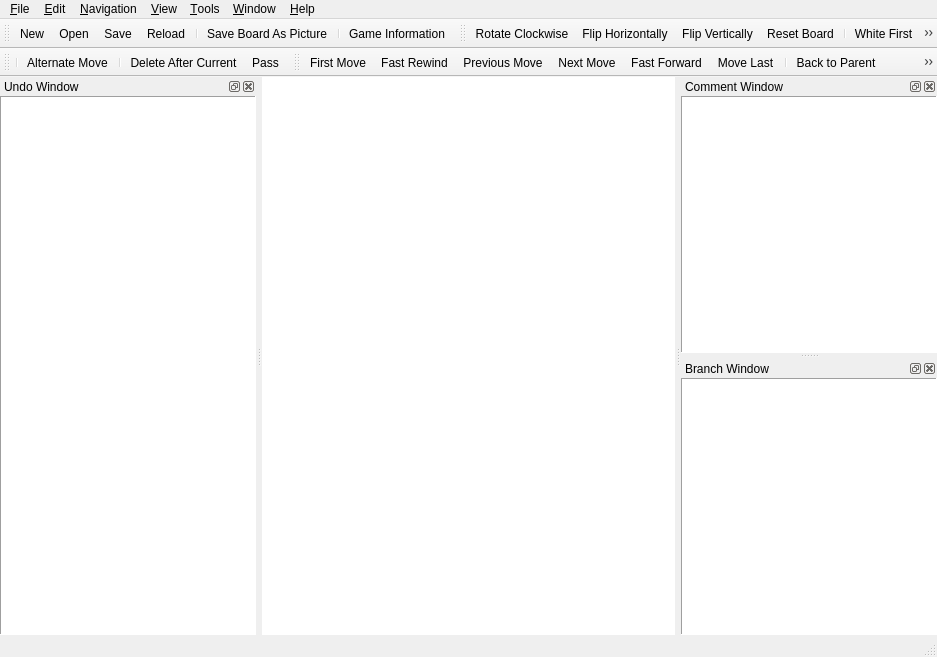
<?xml version="1.0" encoding="UTF-8"?>
<ui version="4.0">
 <class>MainWindow</class>
 <widget class="QMainWindow" name="MainWindow">
  <property name="geometry">
   <rect>
    <x>0</x>
    <y>0</y>
    <width>937</width>
    <height>657</height>
   </rect>
  </property>
  <property name="sizePolicy">
   <sizepolicy hsizetype="Minimum" vsizetype="Preferred">
    <horstretch>0</horstretch>
    <verstretch>0</verstretch>
   </sizepolicy>
  </property>
  <property name="acceptDrops">
   <bool>true</bool>
  </property>
  <property name="windowTitle">
   <string>mugo</string>
  </property>
  <property name="windowIcon">
   <iconset resource="resources.qrc">
    <normaloff>:/pics/mugo.png</normaloff>:/pics/mugo.png</iconset>
  </property>
  <widget class="QWidget" name="centralWidget">
   <property name="styleSheet">
    <string>background-color: rgb(255, 255, 255);</string>
   </property>
   <layout class="QHBoxLayout" name="horizontalLayout_3">
    <property name="margin">
     <number>0</number>
    </property>
    <item>
     <widget class="BoardWidget" name="boardWidget" native="true"/>
    </item>
   </layout>
  </widget>
  <widget class="QMenuBar" name="menuBar">
   <property name="geometry">
    <rect>
     <x>0</x>
     <y>0</y>
     <width>937</width>
     <height>24</height>
    </rect>
   </property>
   <widget class="QMenu" name="menuFile">
    <property name="title">
     <string>&amp;File</string>
    </property>
    <widget class="QMenu" name="menuRecentFiles">
     <property name="title">
      <string>Recent Files</string>
     </property>
    </widget>
    <addaction name="actionNew"/>
    <addaction name="actionOpen"/>
    <addaction name="actionOpenURL"/>
    <addaction name="actionReload"/>
    <addaction name="separator"/>
    <addaction name="actionSave"/>
    <addaction name="actionSaveAs"/>
    <addaction name="actionSaveBoardAsPicture"/>
    <addaction name="actionExportAsciiToClipboard"/>
    <addaction name="separator"/>
    <addaction name="actionPrint"/>
    <addaction name="separator"/>
    <addaction name="menuRecentFiles"/>
    <addaction name="separator"/>
    <addaction name="actionExit"/>
   </widget>
   <widget class="QMenu" name="menuEdit">
    <property name="title">
     <string>&amp;Edit</string>
    </property>
    <widget class="QMenu" name="menuStoneMarkers">
     <property name="title">
      <string>Stone &amp;&amp; &amp;Markers</string>
     </property>
     <addaction name="actionAddBlackStone"/>
     <addaction name="actionAddWhiteStone"/>
     <addaction name="actionAddEmpty"/>
     <addaction name="separator"/>
     <addaction name="actionAddLabel"/>
     <addaction name="actionAddCircle"/>
     <addaction name="actionAddCross"/>
     <addaction name="actionAddSquare"/>
     <addaction name="actionAddTriangle"/>
     <addaction name="actionDeleteMarker"/>
    </widget>
    <widget class="QMenu" name="menuEncoding">
     <property name="title">
      <string>&amp;Encoding</string>
     </property>
     <addaction name="actionEncodingUTF8"/>
     <addaction name="separator"/>
     <addaction name="actionISO8859_1"/>
     <addaction name="actionISO8859_15"/>
     <addaction name="actionWindows_1252"/>
     <addaction name="actionISO8859_14"/>
     <addaction name="actionISO8859_7"/>
     <addaction name="actionWindows_1253"/>
     <addaction name="actionISO8859_10"/>
     <addaction name="actionISO8859_3"/>
     <addaction name="separator"/>
     <addaction name="actionISO8859_4"/>
     <addaction name="actionISO8859_13"/>
     <addaction name="actionWindows_1257"/>
     <addaction name="actionISO8859_2"/>
     <addaction name="actionWindows_1250"/>
     <addaction name="actionISO8859_5"/>
     <addaction name="actionWindows_1251"/>
     <addaction name="actionKoi8_R"/>
     <addaction name="actionKoi8_U"/>
     <addaction name="actionISO8859_16"/>
     <addaction name="separator"/>
     <addaction name="actionISO8859_11"/>
     <addaction name="actionISO8859_9"/>
     <addaction name="actionWindows_1254"/>
     <addaction name="actionWindows_1258"/>
     <addaction name="separator"/>
     <addaction name="actionISO8859_6"/>
     <addaction name="actionWindows_1256"/>
     <addaction name="actionWindows_1255"/>
     <addaction name="actionISO8859_8"/>
     <addaction name="separator"/>
     <addaction name="actionEncodingGB2312"/>
     <addaction name="actionEncodingBig5"/>
     <addaction name="separator"/>
     <addaction name="actionEncodingKorean"/>
     <addaction name="separator"/>
     <addaction name="actionEncodingEucJP"/>
     <addaction name="actionEncodingJIS"/>
     <addaction name="actionEncodingShiftJIS"/>
    </widget>
    <widget class="QMenu" name="menuAnnotation">
     <property name="title">
      <string>&amp;Annotation</string>
     </property>
     <addaction name="actionGoodMove"/>
     <addaction name="actionVeryGoodMove"/>
     <addaction name="actionBadMove"/>
     <addaction name="actionVeryBadMove"/>
     <addaction name="actionDoubtfulMove"/>
     <addaction name="actionInterestingMove"/>
     <addaction name="separator"/>
     <addaction name="actionEven"/>
     <addaction name="actionGoodForBlack"/>
     <addaction name="actionVeryGoodForBlack"/>
     <addaction name="actionGoodForWhite"/>
     <addaction name="actionVeryGoodForWhite"/>
     <addaction name="actionUnclear"/>
     <addaction name="separator"/>
     <addaction name="actionHotspot"/>
    </widget>
    <widget class="QMenu" name="menuEditMoveNumber">
     <property name="title">
      <string>Move &amp;Number</string>
     </property>
     <addaction name="actionSetMoveNumber"/>
     <addaction name="actionUnsetMoveNumber"/>
    </widget>
    <addaction name="separator"/>
    <addaction name="actionCopySGFtoClipboard"/>
    <addaction name="actionCopyCurrentSGFtoClipboard"/>
    <addaction name="actionPasteSGFfromClipboard"/>
    <addaction name="actionPasteSGFasBranchfromClipboard"/>
    <addaction name="separator"/>
    <addaction name="actionGameInformation"/>
    <addaction name="separator"/>
    <addaction name="actionDeleteAfterCurrent"/>
    <addaction name="actionDeleteOnlyCurrent"/>
    <addaction name="actionPass"/>
    <addaction name="separator"/>
    <addaction name="actionAlternateMove"/>
    <addaction name="menuStoneMarkers"/>
    <addaction name="menuAnnotation"/>
    <addaction name="menuEditMoveNumber"/>
    <addaction name="actionEditNodeName"/>
    <addaction name="separator"/>
    <addaction name="actionWhiteFirst"/>
    <addaction name="separator"/>
    <addaction name="actionRotateSgfClockwise"/>
    <addaction name="actionFlipSgfHorizontally"/>
    <addaction name="actionFlipSgfVertically"/>
    <addaction name="separator"/>
    <addaction name="menuEncoding"/>
   </widget>
   <widget class="QMenu" name="menuNavigation">
    <property name="title">
     <string>&amp;Navigation</string>
    </property>
    <addaction name="actionFirstMove"/>
    <addaction name="actionFastRewind"/>
    <addaction name="actionPreviousMove"/>
    <addaction name="actionNextMove"/>
    <addaction name="actionFastForward"/>
    <addaction name="actionMoveLast"/>
    <addaction name="separator"/>
    <addaction name="actionBackToParent"/>
    <addaction name="actionPreviousBranch"/>
    <addaction name="actionNextBranch"/>
    <addaction name="separator"/>
    <addaction name="actionJumpToMoveNumber"/>
    <addaction name="actionJumpToClicked"/>
   </widget>
   <widget class="QMenu" name="menuView">
    <property name="title">
     <string>&amp;View</string>
    </property>
    <widget class="QMenu" name="menuShowMoveNumber">
     <property name="title">
      <string>Move Number</string>
     </property>
     <property name="icon">
      <iconset resource="resources.qrc">
       <normaloff>:/res/showmovenumber.png</normaloff>:/res/showmovenumber.png</iconset>
     </property>
     <addaction name="actionShowMoveNumber"/>
     <addaction name="separator"/>
     <addaction name="actionNoMoveNumber"/>
     <addaction name="actionLast1Move"/>
     <addaction name="actionLast2Moves"/>
     <addaction name="actionLast5Moves"/>
     <addaction name="actionLast10Moves"/>
     <addaction name="actionLast20Moves"/>
     <addaction name="actionLast50Moves"/>
     <addaction name="actionAllMoves"/>
    </widget>
    <addaction name="menuShowMoveNumber"/>
    <addaction name="separator"/>
    <addaction name="actionShowCoordinate"/>
    <addaction name="actionShowCoordinateI"/>
    <addaction name="actionShowMarker"/>
    <addaction name="actionShowBranchMoves"/>
    <addaction name="actionBranchMode"/>
    <addaction name="actionRotateBoardClockwise"/>
    <addaction name="actionFlipBoardHorizontally"/>
    <addaction name="actionFlipBoardVertically"/>
    <addaction name="actionResetBoard"/>
   </widget>
   <widget class="QMenu" name="menuTools">
    <property name="title">
     <string>&amp;Tools</string>
    </property>
    <widget class="QMenu" name="menuLanguage">
     <property name="title">
      <string>&amp;Language</string>
     </property>
     <addaction name="actionLanguageSystemDefault"/>
     <addaction name="actionLanguageEnglish"/>
     <addaction name="actionLanguageJapanese"/>
    </widget>
    <addaction name="actionCountTerritory"/>
    <addaction name="actionPlayWithGnugo"/>
    <addaction name="separator"/>
    <addaction name="actionTutorBossSides"/>
    <addaction name="actionTutorOneSide"/>
    <addaction name="separator"/>
    <addaction name="actionPlaySound"/>
    <addaction name="separator"/>
    <addaction name="action19x19Board"/>
    <addaction name="action13x13Board"/>
    <addaction name="action9x9Board"/>
    <addaction name="actionCustomBoardSize"/>
    <addaction name="separator"/>
    <addaction name="menuLanguage"/>
    <addaction name="actionOptions"/>
   </widget>
   <widget class="QMenu" name="menuHelp">
    <property name="title">
     <string>&amp;Help</string>
    </property>
    <addaction name="actionAbout"/>
    <addaction name="actionAboutQT"/>
   </widget>
   <widget class="QMenu" name="menuWindow">
    <property name="title">
     <string>&amp;Window</string>
    </property>
    <widget class="QMenu" name="menuToolbars">
     <property name="title">
      <string>Toolbars</string>
     </property>
     <addaction name="actionMainToolbar"/>
     <addaction name="actionEditToolbar"/>
     <addaction name="actionNavigationToolbar"/>
     <addaction name="actionOptionToolbar"/>
    </widget>
    <addaction name="menuToolbars"/>
   </widget>
   <addaction name="menuFile"/>
   <addaction name="menuEdit"/>
   <addaction name="menuNavigation"/>
   <addaction name="menuView"/>
   <addaction name="menuTools"/>
   <addaction name="menuWindow"/>
   <addaction name="menuHelp"/>
  </widget>
  <widget class="QToolBar" name="mainToolBar">
   <property name="iconSize">
    <size>
     <width>18</width>
     <height>18</height>
    </size>
   </property>
   <attribute name="toolBarArea">
    <enum>TopToolBarArea</enum>
   </attribute>
   <attribute name="toolBarBreak">
    <bool>false</bool>
   </attribute>
   <addaction name="actionNew"/>
   <addaction name="actionOpen"/>
   <addaction name="actionSave"/>
   <addaction name="actionReload"/>
   <addaction name="separator"/>
   <addaction name="actionSaveBoardAsPicture"/>
   <addaction name="separator"/>
   <addaction name="actionGameInformation"/>
  </widget>
  <widget class="QToolBar" name="optionToolBar">
   <property name="windowTitle">
    <string>toolBar</string>
   </property>
   <property name="iconSize">
    <size>
     <width>18</width>
     <height>18</height>
    </size>
   </property>
   <attribute name="toolBarArea">
    <enum>TopToolBarArea</enum>
   </attribute>
   <attribute name="toolBarBreak">
    <bool>false</bool>
   </attribute>
   <addaction name="actionRotateBoardClockwise"/>
   <addaction name="actionFlipBoardHorizontally"/>
   <addaction name="actionFlipBoardVertically"/>
   <addaction name="actionResetBoard"/>
   <addaction name="separator"/>
   <addaction name="actionWhiteFirst"/>
   <addaction name="separator"/>
   <addaction name="actionBranchMode"/>
  </widget>
  <widget class="QToolBar" name="editToolBar">
   <property name="windowTitle">
    <string>toolBar</string>
   </property>
   <property name="iconSize">
    <size>
     <width>18</width>
     <height>18</height>
    </size>
   </property>
   <attribute name="toolBarArea">
    <enum>TopToolBarArea</enum>
   </attribute>
   <attribute name="toolBarBreak">
    <bool>true</bool>
   </attribute>
   <addaction name="separator"/>
   <addaction name="actionAlternateMove"/>
   <addaction name="separator"/>
   <addaction name="actionDeleteAfterCurrent"/>
   <addaction name="actionPass"/>
  </widget>
  <widget class="QToolBar" name="navigationToolBar">
   <property name="windowTitle">
    <string>toolBar</string>
   </property>
   <property name="iconSize">
    <size>
     <width>18</width>
     <height>18</height>
    </size>
   </property>
   <attribute name="toolBarArea">
    <enum>TopToolBarArea</enum>
   </attribute>
   <attribute name="toolBarBreak">
    <bool>false</bool>
   </attribute>
   <addaction name="actionFirstMove"/>
   <addaction name="actionFastRewind"/>
   <addaction name="actionPreviousMove"/>
   <addaction name="actionNextMove"/>
   <addaction name="actionFastForward"/>
   <addaction name="actionMoveLast"/>
   <addaction name="separator"/>
   <addaction name="actionBackToParent"/>
   <addaction name="actionPreviousBranch"/>
   <addaction name="actionNextBranch"/>
   <addaction name="separator"/>
   <addaction name="actionJumpToMoveNumber"/>
   <addaction name="actionJumpToClicked"/>
  </widget>
  <widget class="QStatusBar" name="statusBar"/>
  <widget class="QDockWidget" name="commentDockWidget">
   <property name="windowTitle">
    <string>Comment Window</string>
   </property>
   <attribute name="dockWidgetArea">
    <number>2</number>
   </attribute>
   <widget class="QWidget" name="commentDockWidgetContents">
    <layout class="QHBoxLayout" name="horizontalLayout">
     <property name="margin">
      <number>0</number>
     </property>
     <item>
      <widget class="QPlainTextEdit" name="commentWidget">
       <property name="frameShape">
        <enum>QFrame::Panel</enum>
       </property>
      </widget>
     </item>
    </layout>
   </widget>
  </widget>
  <widget class="QDockWidget" name="branchDockWidget">
   <property name="windowTitle">
    <string>Branch Window</string>
   </property>
   <attribute name="dockWidgetArea">
    <number>2</number>
   </attribute>
   <widget class="QWidget" name="branchDockWidgetContents">
    <layout class="QHBoxLayout" name="horizontalLayout_4">
     <property name="margin">
      <number>0</number>
     </property>
     <item>
      <widget class="QTreeWidget" name="branchWidget">
       <property name="frameShape">
        <enum>QFrame::Panel</enum>
       </property>
       <property name="indentation">
        <number>15</number>
       </property>
       <property name="columnCount">
        <number>1</number>
       </property>
       <attribute name="headerVisible">
        <bool>false</bool>
       </attribute>
       <column>
        <property name="text">
         <string>1</string>
        </property>
       </column>
      </widget>
     </item>
    </layout>
   </widget>
  </widget>
  <widget class="QDockWidget" name="undoDockWidget">
   <property name="sizePolicy">
    <sizepolicy hsizetype="Preferred" vsizetype="Preferred">
     <horstretch>0</horstretch>
     <verstretch>0</verstretch>
    </sizepolicy>
   </property>
   <property name="floating">
    <bool>false</bool>
   </property>
   <property name="windowTitle">
    <string>Undo Window</string>
   </property>
   <attribute name="dockWidgetArea">
    <number>1</number>
   </attribute>
   <widget class="QWidget" name="dockWidgetContents">
    <layout class="QHBoxLayout" name="horizontalLayout_2">
     <property name="margin">
      <number>0</number>
     </property>
     <item>
      <widget class="QUndoView" name="undoView">
       <property name="frameShape">
        <enum>QFrame::Panel</enum>
       </property>
      </widget>
     </item>
    </layout>
   </widget>
  </widget>
  <action name="actionNew">
   <property name="icon">
    <iconset resource="resources.qrc">
     <normaloff>:/res/filenew.png</normaloff>:/res/filenew.png</iconset>
   </property>
   <property name="text">
    <string>&amp;New</string>
   </property>
   <property name="shortcut">
    <string>Ctrl+N</string>
   </property>
  </action>
  <action name="actionOpen">
   <property name="icon">
    <iconset resource="resources.qrc">
     <normaloff>:/res/fileopen.png</normaloff>:/res/fileopen.png</iconset>
   </property>
   <property name="text">
    <string>&amp;Open...</string>
   </property>
   <property name="shortcut">
    <string>Ctrl+O</string>
   </property>
  </action>
  <action name="actionOpenURL">
   <property name="text">
    <string>Open &amp;URL...</string>
   </property>
  </action>
  <action name="actionReload">
   <property name="icon">
    <iconset resource="resources.qrc">
     <normaloff>:/res/reload.png</normaloff>:/res/reload.png</iconset>
   </property>
   <property name="text">
    <string>&amp;Reload</string>
   </property>
  </action>
  <action name="actionSave">
   <property name="icon">
    <iconset resource="resources.qrc">
     <normaloff>:/res/filesave.png</normaloff>:/res/filesave.png</iconset>
   </property>
   <property name="text">
    <string>&amp;Save</string>
   </property>
   <property name="shortcut">
    <string>Ctrl+S</string>
   </property>
  </action>
  <action name="actionSaveAs">
   <property name="text">
    <string>Save &amp;As...</string>
   </property>
  </action>
  <action name="actionSaveBoardAsPicture">
   <property name="icon">
    <iconset resource="resources.qrc">
     <normaloff>:/res/saveimage.png</normaloff>:/res/saveimage.png</iconset>
   </property>
   <property name="text">
    <string>Save &amp;Board As Picture</string>
   </property>
  </action>
  <action name="actionExit">
   <property name="text">
    <string>E&amp;xit</string>
   </property>
  </action>
  <action name="actionCopySGFtoClipboard">
   <property name="text">
    <string>Copy SGF to Clipboard</string>
   </property>
  </action>
  <action name="actionCopyCurrentSGFtoClipboard">
   <property name="text">
    <string>Copy Current SGF to Clipboard</string>
   </property>
  </action>
  <action name="actionPasteSGFfromClipboard">
   <property name="text">
    <string>Paste SGF from Clipboard</string>
   </property>
  </action>
  <action name="actionPasteSGFasBranchfromClipboard">
   <property name="text">
    <string>Paste SGF as Branch from Clipboard</string>
   </property>
  </action>
  <action name="actionGameInformation">
   <property name="icon">
    <iconset resource="resources.qrc">
     <normaloff>:/res/gameinfo.png</normaloff>:/res/gameinfo.png</iconset>
   </property>
   <property name="text">
    <string>Game &amp;Information</string>
   </property>
  </action>
  <action name="actionDeleteAfterCurrent">
   <property name="icon">
    <iconset resource="resources.qrc">
     <normaloff>:/res/remove.png</normaloff>:/res/remove.png</iconset>
   </property>
   <property name="text">
    <string>&amp;Delete After Current</string>
   </property>
  </action>
  <action name="actionPass">
   <property name="icon">
    <iconset resource="resources.qrc">
     <normaloff>:/res/pass.png</normaloff>:/res/pass.png</iconset>
   </property>
   <property name="text">
    <string>&amp;Pass</string>
   </property>
  </action>
  <action name="actionEditNodeName">
   <property name="text">
    <string>Edit Node Name</string>
   </property>
  </action>
  <action name="actionAlternateMove">
   <property name="checkable">
    <bool>true</bool>
   </property>
   <property name="icon">
    <iconset resource="resources.qrc">
     <normaloff>:/res/movealternate.png</normaloff>:/res/movealternate.png</iconset>
   </property>
   <property name="text">
    <string>Alternate Move</string>
   </property>
  </action>
  <action name="actionAddBlackStone">
   <property name="checkable">
    <bool>true</bool>
   </property>
   <property name="icon">
    <iconset resource="resources.qrc">
     <normaloff>:/res/black_64.png</normaloff>:/res/black_64.png</iconset>
   </property>
   <property name="text">
    <string>Add Black Stone</string>
   </property>
  </action>
  <action name="actionAddWhiteStone">
   <property name="checkable">
    <bool>true</bool>
   </property>
   <property name="icon">
    <iconset resource="resources.qrc">
     <normaloff>:/res/white_64.png</normaloff>:/res/white_64.png</iconset>
   </property>
   <property name="text">
    <string>Add White Stone</string>
   </property>
  </action>
  <action name="actionAddEmpty">
   <property name="checkable">
    <bool>true</bool>
   </property>
   <property name="icon">
    <iconset resource="resources.qrc">
     <normaloff>:/res/empty.png</normaloff>:/res/empty.png</iconset>
   </property>
   <property name="text">
    <string>Add Empty</string>
   </property>
  </action>
  <action name="actionAddLabel">
   <property name="checkable">
    <bool>true</bool>
   </property>
   <property name="icon">
    <iconset resource="resources.qrc">
     <normaloff>:/res/text.png</normaloff>:/res/text.png</iconset>
   </property>
   <property name="text">
    <string>Add Label</string>
   </property>
  </action>
  <action name="actionAddCircle">
   <property name="checkable">
    <bool>true</bool>
   </property>
   <property name="icon">
    <iconset resource="resources.qrc">
     <normaloff>:/res/circle.png</normaloff>:/res/circle.png</iconset>
   </property>
   <property name="text">
    <string>Add Circle</string>
   </property>
  </action>
  <action name="actionAddCross">
   <property name="checkable">
    <bool>true</bool>
   </property>
   <property name="icon">
    <iconset resource="resources.qrc">
     <normaloff>:/res/cross.png</normaloff>:/res/cross.png</iconset>
   </property>
   <property name="text">
    <string>Add Cross</string>
   </property>
  </action>
  <action name="actionAddSquare">
   <property name="checkable">
    <bool>true</bool>
   </property>
   <property name="icon">
    <iconset resource="resources.qrc">
     <normaloff>:/res/square.png</normaloff>:/res/square.png</iconset>
   </property>
   <property name="text">
    <string>Add Square</string>
   </property>
  </action>
  <action name="actionAddTriangle">
   <property name="checkable">
    <bool>true</bool>
   </property>
   <property name="icon">
    <iconset resource="resources.qrc">
     <normaloff>:/res/triangle.png</normaloff>:/res/triangle.png</iconset>
   </property>
   <property name="text">
    <string>Add Triangle</string>
   </property>
  </action>
  <action name="actionDeleteMarker">
   <property name="checkable">
    <bool>true</bool>
   </property>
   <property name="icon">
    <iconset resource="resources.qrc">
     <normaloff>:/res/rubbereraser.png</normaloff>:/res/rubbereraser.png</iconset>
   </property>
   <property name="text">
    <string>Delete Marker</string>
   </property>
  </action>
  <action name="actionGoodMove">
   <property name="checkable">
    <bool>true</bool>
   </property>
   <property name="text">
    <string>Good Move</string>
   </property>
  </action>
  <action name="actionVeryGoodMove">
   <property name="checkable">
    <bool>true</bool>
   </property>
   <property name="text">
    <string>Very Good Move</string>
   </property>
  </action>
  <action name="actionBadMove">
   <property name="checkable">
    <bool>true</bool>
   </property>
   <property name="text">
    <string>Bad Move</string>
   </property>
  </action>
  <action name="actionVeryBadMove">
   <property name="checkable">
    <bool>true</bool>
   </property>
   <property name="text">
    <string>Very Bad Move</string>
   </property>
  </action>
  <action name="actionDoubtfulMove">
   <property name="checkable">
    <bool>true</bool>
   </property>
   <property name="text">
    <string>Doubtful Move</string>
   </property>
  </action>
  <action name="actionEven">
   <property name="checkable">
    <bool>true</bool>
   </property>
   <property name="text">
    <string>Even</string>
   </property>
  </action>
  <action name="actionGoodForBlack">
   <property name="checkable">
    <bool>true</bool>
   </property>
   <property name="text">
    <string>Good for Black</string>
   </property>
  </action>
  <action name="actionVeryGoodForBlack">
   <property name="checkable">
    <bool>true</bool>
   </property>
   <property name="text">
    <string>Very Good for Black</string>
   </property>
  </action>
  <action name="actionGoodForWhite">
   <property name="checkable">
    <bool>true</bool>
   </property>
   <property name="text">
    <string>Good for White</string>
   </property>
  </action>
  <action name="actionVeryGoodForWhite">
   <property name="checkable">
    <bool>true</bool>
   </property>
   <property name="text">
    <string>Very Good for White</string>
   </property>
  </action>
  <action name="actionUnclear">
   <property name="checkable">
    <bool>true</bool>
   </property>
   <property name="text">
    <string>Unclear</string>
   </property>
  </action>
  <action name="actionHotspot">
   <property name="checkable">
    <bool>true</bool>
   </property>
   <property name="text">
    <string>Hotspot</string>
   </property>
  </action>
  <action name="actionInterestingMove">
   <property name="checkable">
    <bool>true</bool>
   </property>
   <property name="text">
    <string>Interesting Move</string>
   </property>
  </action>
  <action name="actionRotateSgfClockwise">
   <property name="icon">
    <iconset resource="resources.qrc">
     <normaloff>:/res/rotateright.png</normaloff>:/res/rotateright.png</iconset>
   </property>
   <property name="text">
    <string>Rotate SGF &amp;Clockwise</string>
   </property>
  </action>
  <action name="actionFlipSgfHorizontally">
   <property name="icon">
    <iconset resource="resources.qrc">
     <normaloff>:/res/fliphorizontally.png</normaloff>:/res/fliphorizontally.png</iconset>
   </property>
   <property name="text">
    <string>Flip SGF &amp;Horizontally</string>
   </property>
  </action>
  <action name="actionFlipSgfVertically">
   <property name="icon">
    <iconset resource="resources.qrc">
     <normaloff>:/res/flipvertically.png</normaloff>:/res/flipvertically.png</iconset>
   </property>
   <property name="text">
    <string>Flip SGF &amp;Vertically</string>
   </property>
  </action>
  <action name="actionJumpToMoveNumber">
   <property name="icon">
    <iconset resource="resources.qrc">
     <normaloff>:/res/jumptonumber.png</normaloff>:/res/jumptonumber.png</iconset>
   </property>
   <property name="text">
    <string>Jump To Move Number</string>
   </property>
  </action>
  <action name="actionJumpToClicked">
   <property name="checkable">
    <bool>true</bool>
   </property>
   <property name="icon">
    <iconset resource="resources.qrc">
     <normaloff>:/res/jumptoclicked.png</normaloff>:/res/jumptoclicked.png</iconset>
   </property>
   <property name="text">
    <string>Jump To Clicked</string>
   </property>
  </action>
  <action name="actionSetMoveNumber">
   <property name="text">
    <string>Set Move Number</string>
   </property>
  </action>
  <action name="actionUnsetMoveNumber">
   <property name="text">
    <string>Unset Move Number</string>
   </property>
  </action>
  <action name="actionWhiteFirst">
   <property name="checkable">
    <bool>true</bool>
   </property>
   <property name="icon">
    <iconset resource="resources.qrc">
     <normaloff>:/res/whitefirst.png</normaloff>:/res/whitefirst.png</iconset>
   </property>
   <property name="text">
    <string>&amp;White First</string>
   </property>
  </action>
  <action name="actionEncodingUTF8">
   <property name="checkable">
    <bool>true</bool>
   </property>
   <property name="checked">
    <bool>true</bool>
   </property>
   <property name="text">
    <string>UTF-8</string>
   </property>
  </action>
  <action name="actionEncodingShiftJIS">
   <property name="checkable">
    <bool>true</bool>
   </property>
   <property name="text">
    <string>Japanese (Shift_JIS)</string>
   </property>
  </action>
  <action name="actionEncodingJIS">
   <property name="checkable">
    <bool>true</bool>
   </property>
   <property name="text">
    <string>Japanese (JIS)</string>
   </property>
  </action>
  <action name="actionEncodingEucJP">
   <property name="checkable">
    <bool>true</bool>
   </property>
   <property name="text">
    <string>Japanese (EUC)</string>
   </property>
  </action>
  <action name="actionEncodingKorean">
   <property name="checkable">
    <bool>true</bool>
   </property>
   <property name="text">
    <string>Korean (EUC-KR)</string>
   </property>
  </action>
  <action name="actionKoi8_R">
   <property name="checkable">
    <bool>true</bool>
   </property>
   <property name="text">
    <string>Cyrillic (KOI8-R)</string>
   </property>
  </action>
  <action name="actionKoi8_U">
   <property name="checkable">
    <bool>true</bool>
   </property>
   <property name="text">
    <string>Cyrillic/Ukrainian (KOI8-U)</string>
   </property>
  </action>
  <action name="actionWindows_1250">
   <property name="checkable">
    <bool>true</bool>
   </property>
   <property name="text">
    <string>Central European (Windows-1250)</string>
   </property>
  </action>
  <action name="actionWindows_1251">
   <property name="checkable">
    <bool>true</bool>
   </property>
   <property name="text">
    <string>Cyrillic (Windows-1251)</string>
   </property>
  </action>
  <action name="actionWindows_1252">
   <property name="checkable">
    <bool>true</bool>
   </property>
   <property name="text">
    <string>Western (Windows-1252)</string>
   </property>
  </action>
  <action name="actionWindows_1253">
   <property name="checkable">
    <bool>true</bool>
   </property>
   <property name="text">
    <string>Greek (Windows-1253)</string>
   </property>
  </action>
  <action name="actionWindows_1254">
   <property name="checkable">
    <bool>true</bool>
   </property>
   <property name="text">
    <string>Turkish (Windows-1254)</string>
   </property>
  </action>
  <action name="actionWindows_1255">
   <property name="checkable">
    <bool>true</bool>
   </property>
   <property name="text">
    <string>Hebrew (Windows-1255)</string>
   </property>
  </action>
  <action name="actionWindows_1256">
   <property name="checkable">
    <bool>true</bool>
   </property>
   <property name="text">
    <string>Arabic (Windows-1256)</string>
   </property>
  </action>
  <action name="actionWindows_1257">
   <property name="checkable">
    <bool>true</bool>
   </property>
   <property name="text">
    <string>Baltic (Windows-1257)</string>
   </property>
  </action>
  <action name="actionWindows_1258">
   <property name="checkable">
    <bool>true</bool>
   </property>
   <property name="text">
    <string>Vietnamese (Windows-1258)</string>
   </property>
  </action>
  <action name="actionISO8859_1">
   <property name="checkable">
    <bool>true</bool>
   </property>
   <property name="text">
    <string>Western (ISO-8859-1)</string>
   </property>
  </action>
  <action name="actionISO8859_2">
   <property name="checkable">
    <bool>true</bool>
   </property>
   <property name="text">
    <string>Central European (ISO-8859-2)</string>
   </property>
  </action>
  <action name="actionISO8859_3">
   <property name="checkable">
    <bool>true</bool>
   </property>
   <property name="text">
    <string>South European (ISO-8859-3)</string>
   </property>
  </action>
  <action name="actionISO8859_4">
   <property name="checkable">
    <bool>true</bool>
   </property>
   <property name="text">
    <string>Baltic (ISO-8859-4)</string>
   </property>
  </action>
  <action name="actionISO8859_5">
   <property name="checkable">
    <bool>true</bool>
   </property>
   <property name="text">
    <string>Cyrillic (ISO-8859-5)</string>
   </property>
  </action>
  <action name="actionISO8859_6">
   <property name="checkable">
    <bool>true</bool>
   </property>
   <property name="text">
    <string>Arabic (ISO-8859-6)</string>
   </property>
  </action>
  <action name="actionISO8859_7">
   <property name="checkable">
    <bool>true</bool>
   </property>
   <property name="text">
    <string>Greek (ISO-8859-7)</string>
   </property>
  </action>
  <action name="actionISO8859_8">
   <property name="checkable">
    <bool>true</bool>
   </property>
   <property name="text">
    <string>Hebrew Visual (ISO-8859-8)</string>
   </property>
  </action>
  <action name="actionISO8859_9">
   <property name="checkable">
    <bool>true</bool>
   </property>
   <property name="text">
    <string>Turkish (ISO-8859-9)</string>
   </property>
  </action>
  <action name="actionISO8859_10">
   <property name="checkable">
    <bool>true</bool>
   </property>
   <property name="text">
    <string>Nordic (ISO-8859-10)</string>
   </property>
  </action>
  <action name="actionISO8859_11">
   <property name="checkable">
    <bool>true</bool>
   </property>
   <property name="text">
    <string>Thai (ISO-8859-11)</string>
   </property>
  </action>
  <action name="actionISO8859_13">
   <property name="checkable">
    <bool>true</bool>
   </property>
   <property name="text">
    <string>Baltic (ISO-8859-13)</string>
   </property>
  </action>
  <action name="actionISO8859_14">
   <property name="checkable">
    <bool>true</bool>
   </property>
   <property name="text">
    <string>Celtic (ISO-8859-14)</string>
   </property>
  </action>
  <action name="actionISO8859_15">
   <property name="checkable">
    <bool>true</bool>
   </property>
   <property name="text">
    <string>Western (ISO-8859-15)</string>
   </property>
  </action>
  <action name="actionISO8859_16">
   <property name="checkable">
    <bool>true</bool>
   </property>
   <property name="text">
    <string>Romanian (ISO-8859-16)</string>
   </property>
  </action>
  <action name="actionEncodingGB2312">
   <property name="checkable">
    <bool>true</bool>
   </property>
   <property name="text">
    <string>Chinese Simplified (GB2312)</string>
   </property>
  </action>
  <action name="actionEncodingBig5">
   <property name="checkable">
    <bool>true</bool>
   </property>
   <property name="text">
    <string>Chinese Traditional (Big5)</string>
   </property>
  </action>
  <action name="actionFirstMove">
   <property name="icon">
    <iconset resource="resources.qrc">
     <normaloff>:/res/firstmove.png</normaloff>:/res/firstmove.png</iconset>
   </property>
   <property name="text">
    <string>First Move</string>
   </property>
  </action>
  <action name="actionFastRewind">
   <property name="icon">
    <iconset resource="resources.qrc">
     <normaloff>:/res/fastrewind.png</normaloff>:/res/fastrewind.png</iconset>
   </property>
   <property name="text">
    <string>Fast Rewind</string>
   </property>
  </action>
  <action name="actionPreviousMove">
   <property name="icon">
    <iconset resource="resources.qrc">
     <normaloff>:/res/prevmove.png</normaloff>:/res/prevmove.png</iconset>
   </property>
   <property name="text">
    <string>Previous Move</string>
   </property>
  </action>
  <action name="actionNextMove">
   <property name="icon">
    <iconset resource="resources.qrc">
     <normaloff>:/res/nextmove.png</normaloff>:/res/nextmove.png</iconset>
   </property>
   <property name="text">
    <string>Next Move</string>
   </property>
  </action>
  <action name="actionFastForward">
   <property name="icon">
    <iconset resource="resources.qrc">
     <normaloff>:/res/fastforward.png</normaloff>:/res/fastforward.png</iconset>
   </property>
   <property name="text">
    <string>Fast Forward</string>
   </property>
  </action>
  <action name="actionMoveLast">
   <property name="icon">
    <iconset resource="resources.qrc">
     <normaloff>:/res/lastmove.png</normaloff>:/res/lastmove.png</iconset>
   </property>
   <property name="text">
    <string>Move Last</string>
   </property>
  </action>
  <action name="actionBackToParent">
   <property name="icon">
    <iconset resource="resources.qrc">
     <normaloff>:/res/backparent.png</normaloff>:/res/backparent.png</iconset>
   </property>
   <property name="text">
    <string>Back to Parent</string>
   </property>
  </action>
  <action name="actionPreviousBranch">
   <property name="icon">
    <iconset resource="resources.qrc">
     <normaloff>:/res/prevbranch.png</normaloff>:/res/prevbranch.png</iconset>
   </property>
   <property name="text">
    <string>Previous Branch</string>
   </property>
  </action>
  <action name="actionNextBranch">
   <property name="icon">
    <iconset resource="resources.qrc">
     <normaloff>:/res/nextbranch.png</normaloff>:/res/nextbranch.png</iconset>
   </property>
   <property name="text">
    <string>Next Branch</string>
   </property>
  </action>
  <action name="actionShowMoveNumber">
   <property name="checkable">
    <bool>true</bool>
   </property>
   <property name="icon">
    <iconset resource="resources.qrc">
     <normaloff>:/res/showmovenumber.png</normaloff>:/res/showmovenumber.png</iconset>
   </property>
   <property name="text">
    <string>Show Move Number</string>
   </property>
  </action>
  <action name="actionNoMoveNumber">
   <property name="checkable">
    <bool>true</bool>
   </property>
   <property name="text">
    <string>No Move Number</string>
   </property>
  </action>
  <action name="actionLast1Move">
   <property name="checkable">
    <bool>true</bool>
   </property>
   <property name="text">
    <string>Last 1 Move</string>
   </property>
  </action>
  <action name="actionLast2Moves">
   <property name="checkable">
    <bool>true</bool>
   </property>
   <property name="text">
    <string>Last 2 Moves</string>
   </property>
  </action>
  <action name="actionLast5Moves">
   <property name="checkable">
    <bool>true</bool>
   </property>
   <property name="text">
    <string>Last 5 Moves</string>
   </property>
  </action>
  <action name="actionLast10Moves">
   <property name="checkable">
    <bool>true</bool>
   </property>
   <property name="text">
    <string>Last 10 Moves</string>
   </property>
  </action>
  <action name="actionLast20Moves">
   <property name="checkable">
    <bool>true</bool>
   </property>
   <property name="text">
    <string>Last 20 Moves</string>
   </property>
  </action>
  <action name="actionLast50Moves">
   <property name="checkable">
    <bool>true</bool>
   </property>
   <property name="text">
    <string>Last 50 Moves</string>
   </property>
  </action>
  <action name="actionAllMoves">
   <property name="checkable">
    <bool>true</bool>
   </property>
   <property name="text">
    <string>All Moves</string>
   </property>
  </action>
  <action name="actionShowCoordinate">
   <property name="checkable">
    <bool>true</bool>
   </property>
   <property name="checked">
    <bool>true</bool>
   </property>
   <property name="text">
    <string>Show Coordinate</string>
   </property>
  </action>
  <action name="actionShowCoordinateI">
   <property name="checkable">
    <bool>true</bool>
   </property>
   <property name="text">
    <string>Show Coordinate With &amp;I</string>
   </property>
  </action>
  <action name="actionShowMarker">
   <property name="checkable">
    <bool>true</bool>
   </property>
   <property name="checked">
    <bool>true</bool>
   </property>
   <property name="text">
    <string>Show Marker</string>
   </property>
  </action>
  <action name="actionShowBranchMoves">
   <property name="checkable">
    <bool>true</bool>
   </property>
   <property name="checked">
    <bool>true</bool>
   </property>
   <property name="text">
    <string>Show Branch Moves</string>
   </property>
  </action>
  <action name="actionBranchMode">
   <property name="checkable">
    <bool>true</bool>
   </property>
   <property name="icon">
    <iconset resource="resources.qrc">
     <normaloff>:/res/branchmode.png</normaloff>:/res/branchmode.png</iconset>
   </property>
   <property name="text">
    <string>&amp;Branch Mode</string>
   </property>
  </action>
  <action name="actionRotateBoardClockwise">
   <property name="checkable">
    <bool>true</bool>
   </property>
   <property name="icon">
    <iconset resource="resources.qrc">
     <normaloff>:/res/rotateright.png</normaloff>:/res/rotateright.png</iconset>
   </property>
   <property name="text">
    <string>Rotate &amp;Clockwise</string>
   </property>
  </action>
  <action name="actionFlipBoardHorizontally">
   <property name="checkable">
    <bool>true</bool>
   </property>
   <property name="icon">
    <iconset resource="resources.qrc">
     <normaloff>:/res/fliphorizontally.png</normaloff>:/res/fliphorizontally.png</iconset>
   </property>
   <property name="text">
    <string>Flip &amp;Horizontally</string>
   </property>
  </action>
  <action name="actionFlipBoardVertically">
   <property name="checkable">
    <bool>true</bool>
   </property>
   <property name="icon">
    <iconset resource="resources.qrc">
     <normaloff>:/res/flipvertically.png</normaloff>:/res/flipvertically.png</iconset>
   </property>
   <property name="text">
    <string>Flip &amp;Vertically</string>
   </property>
  </action>
  <action name="actionResetBoard">
   <property name="icon">
    <iconset resource="resources.qrc">
     <normaloff>:/res/resetboard.png</normaloff>:/res/resetboard.png</iconset>
   </property>
   <property name="text">
    <string>&amp;Reset Board</string>
   </property>
  </action>
  <action name="actionCountTerritory">
   <property name="checkable">
    <bool>true</bool>
   </property>
   <property name="text">
    <string>&amp;Count Territory</string>
   </property>
  </action>
  <action name="actionPlayWithGnugo">
   <property name="checkable">
    <bool>true</bool>
   </property>
   <property name="text">
    <string>Play with gnugo</string>
   </property>
  </action>
  <action name="actionTutorBossSides">
   <property name="checkable">
    <bool>true</bool>
   </property>
   <property name="text">
    <string>Tutor Boss Sides</string>
   </property>
  </action>
  <action name="actionTutorOneSide">
   <property name="checkable">
    <bool>true</bool>
   </property>
   <property name="text">
    <string>Tutor One Side</string>
   </property>
  </action>
  <action name="actionPlaySound">
   <property name="checkable">
    <bool>true</bool>
   </property>
   <property name="icon">
    <iconset resource="resources.qrc">
     <normaloff>:/res/sound.png</normaloff>:/res/sound.png</iconset>
   </property>
   <property name="text">
    <string>Play &amp;Sound</string>
   </property>
  </action>
  <action name="action19x19Board">
   <property name="text">
    <string>19 x 19 Board</string>
   </property>
  </action>
  <action name="action13x13Board">
   <property name="text">
    <string>13 x 13 Board</string>
   </property>
  </action>
  <action name="action9x9Board">
   <property name="text">
    <string>9 x 9 Board</string>
   </property>
  </action>
  <action name="actionCustomBoardSize">
   <property name="text">
    <string>Custom Board Size</string>
   </property>
  </action>
  <action name="actionLanguageSystemDefault">
   <property name="checkable">
    <bool>true</bool>
   </property>
   <property name="text">
    <string>System Default</string>
   </property>
  </action>
  <action name="actionLanguageEnglish">
   <property name="checkable">
    <bool>true</bool>
   </property>
   <property name="text">
    <string>English</string>
   </property>
  </action>
  <action name="actionLanguageJapanese">
   <property name="checkable">
    <bool>true</bool>
   </property>
   <property name="text">
    <string>Japanese</string>
   </property>
  </action>
  <action name="actionOptions">
   <property name="icon">
    <iconset resource="resources.qrc">
     <normaloff>:/res/options.png</normaloff>:/res/options.png</iconset>
   </property>
   <property name="text">
    <string>&amp;Options...</string>
   </property>
  </action>
  <action name="actionMainToolbar">
   <property name="checkable">
    <bool>true</bool>
   </property>
   <property name="checked">
    <bool>true</bool>
   </property>
   <property name="text">
    <string>Main Toolbar</string>
   </property>
  </action>
  <action name="actionOptionToolbar">
   <property name="checkable">
    <bool>true</bool>
   </property>
   <property name="checked">
    <bool>true</bool>
   </property>
   <property name="text">
    <string>Option Toolbar</string>
   </property>
  </action>
  <action name="actionEditToolbar">
   <property name="checkable">
    <bool>true</bool>
   </property>
   <property name="checked">
    <bool>true</bool>
   </property>
   <property name="text">
    <string>Edit Toolbar</string>
   </property>
  </action>
  <action name="actionNavigationToolbar">
   <property name="checkable">
    <bool>true</bool>
   </property>
   <property name="checked">
    <bool>true</bool>
   </property>
   <property name="text">
    <string>Navigation Toolbar</string>
   </property>
  </action>
  <action name="actionAbout">
   <property name="icon">
    <iconset resource="resources.qrc">
     <normaloff>:/pics/mugo.png</normaloff>:/pics/mugo.png</iconset>
   </property>
   <property name="text">
    <string>&amp;About...</string>
   </property>
  </action>
  <action name="actionAboutQT">
   <property name="icon">
    <iconset resource="resources.qrc">
     <normaloff>:/res/qt.png</normaloff>:/res/qt.png</iconset>
   </property>
   <property name="text">
    <string>About Qt...</string>
   </property>
  </action>
  <action name="actionExportAsciiToClipboard">
   <property name="text">
    <string>Export Ascii to &amp;Clipboard</string>
   </property>
  </action>
  <action name="actionDeleteOnlyCurrent">
   <property name="icon">
    <iconset resource="resources.qrc">
     <normaloff>:/res/removeself.png</normaloff>:/res/removeself.png</iconset>
   </property>
   <property name="text">
    <string>Delete Only Current</string>
   </property>
  </action>
  <action name="actionPrint">
   <property name="text">
    <string>&amp;Print</string>
   </property>
  </action>
 </widget>
 <layoutdefault spacing="6" margin="11"/>
 <customwidgets>
  <customwidget>
   <class>BoardWidget</class>
   <extends>QWidget</extends>
   <header>boardwidget.h</header>
   <container>1</container>
  </customwidget>
  <customwidget>
   <class>QUndoView</class>
   <extends>QListView</extends>
   <header location="global">qundoview.h</header>
  </customwidget>
 </customwidgets>
 <tabstops>
  <tabstop>branchWidget</tabstop>
  <tabstop>commentWidget</tabstop>
  <tabstop>undoView</tabstop>
 </tabstops>
 <resources>
  <include location="resources.qrc"/>
 </resources>
 <connections/>
</ui>
